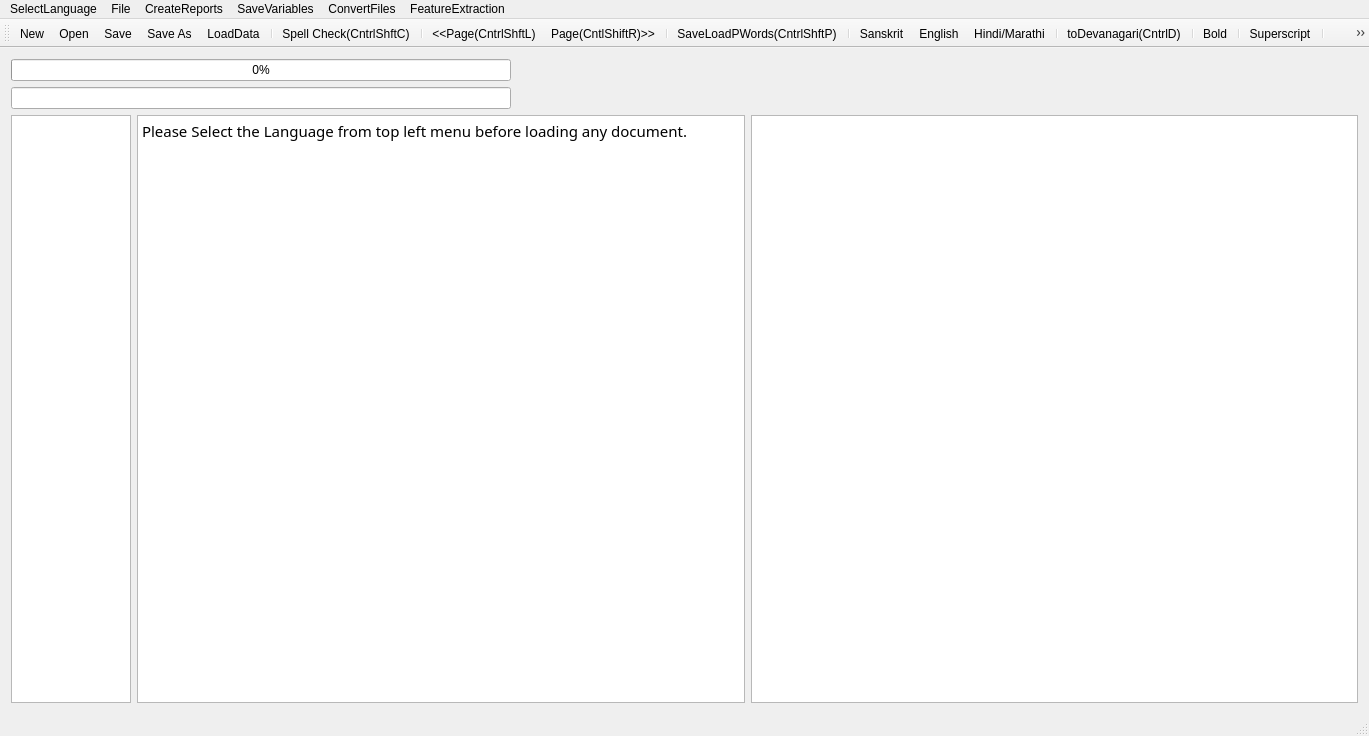
<?xml version="1.0" encoding="UTF-8"?>
<ui version="4.0">
 <class>MainWindow</class>
 <widget class="QMainWindow" name="MainWindow">
  <property name="geometry">
   <rect>
    <x>0</x>
    <y>0</y>
    <width>1369</width>
    <height>736</height>
   </rect>
  </property>
  <property name="mouseTracking">
   <bool>true</bool>
  </property>
  <property name="windowTitle">
   <string>MainWindow</string>
  </property>
  <widget class="QWidget" name="centralWidget">
   <layout class="QVBoxLayout" name="verticalLayout">
    <item>
     <widget class="QProgressBar" name="progressBar">
      <property name="maximumSize">
       <size>
        <width>500</width>
        <height>16777215</height>
       </size>
      </property>
      <property name="value">
       <number>0</number>
      </property>
      <property name="alignment">
       <set>Qt::AlignRight|Qt::AlignTrailing|Qt::AlignVCenter</set>
      </property>
     </widget>
    </item>
    <item>
     <widget class="QLineEdit" name="lineEdit">
      <property name="maximumSize">
       <size>
        <width>500</width>
        <height>16777215</height>
       </size>
      </property>
     </widget>
    </item>
    <item>
     <layout class="QHBoxLayout" name="horizontalLayout">
      <item>
       <widget class="QTextEdit" name="textEdit">
        <property name="maximumSize">
         <size>
          <width>120</width>
          <height>16777215</height>
         </size>
        </property>
        <property name="font">
         <font>
          <family>FreeSans</family>
          <italic>true</italic>
         </font>
        </property>
        <property name="sizeAdjustPolicy">
         <enum>QAbstractScrollArea::AdjustToContents</enum>
        </property>
        <property name="readOnly">
         <bool>true</bool>
        </property>
       </widget>
      </item>
      <item>
       <widget class="QTextBrowser" name="textBrowser">
        <property name="font">
         <font>
          <family>Shobhika</family>
          <pointsize>16</pointsize>
          <italic>false</italic>
         </font>
        </property>
        <property name="mouseTracking">
         <bool>true</bool>
        </property>
        <property name="sizeAdjustPolicy">
         <enum>QAbstractScrollArea::AdjustToContents</enum>
        </property>
        <property name="undoRedoEnabled">
         <bool>true</bool>
        </property>
        <property name="readOnly">
         <bool>false</bool>
        </property>
        <property name="html">
         <string>&lt;!DOCTYPE HTML PUBLIC &quot;-//W3C//DTD HTML 4.0//EN&quot; &quot;http://www.w3.org/TR/REC-html40/strict.dtd&quot;&gt;
&lt;html&gt;&lt;head&gt;&lt;meta name=&quot;qrichtext&quot; content=&quot;1&quot; /&gt;&lt;style type=&quot;text/css&quot;&gt;
p, li { white-space: pre-wrap; }
&lt;/style&gt;&lt;/head&gt;&lt;body style=&quot; font-family:'Shobhika'; font-size:16pt; font-weight:400; font-style:normal;&quot;&gt;
&lt;p style=&quot; margin-top:0px; margin-bottom:0px; margin-left:0px; margin-right:0px; -qt-block-indent:0; text-indent:0px;&quot;&gt;&lt;span style=&quot; font-family:'Ubuntu'; font-size:11pt;&quot;&gt;Please Select the Language from top left menu before loading any document.&lt;/span&gt;&lt;/p&gt;&lt;/body&gt;&lt;/html&gt;</string>
        </property>
        <property name="acceptRichText">
         <bool>true</bool>
        </property>
        <property name="textInteractionFlags">
         <set>Qt::LinksAccessibleByKeyboard|Qt::LinksAccessibleByMouse|Qt::TextBrowserInteraction|Qt::TextEditable|Qt::TextEditorInteraction|Qt::TextSelectableByKeyboard|Qt::TextSelectableByMouse</set>
        </property>
       </widget>
      </item>
      <item>
       <widget class="QGraphicsView" name="graphicsView">
        <property name="sizeAdjustPolicy">
         <enum>QAbstractScrollArea::AdjustIgnored</enum>
        </property>
        <property name="alignment">
         <set>Qt::AlignCenter</set>
        </property>
        <property name="renderHints">
         <set>QPainter::NonCosmeticDefaultPen</set>
        </property>
        <property name="dragMode">
         <enum>QGraphicsView::ScrollHandDrag</enum>
        </property>
        <property name="transformationAnchor">
         <enum>QGraphicsView::AnchorViewCenter</enum>
        </property>
        <property name="resizeAnchor">
         <enum>QGraphicsView::AnchorViewCenter</enum>
        </property>
       </widget>
      </item>
     </layout>
    </item>
   </layout>
   <zorder>lineEdit</zorder>
   <zorder>progressBar</zorder>
  </widget>
  <widget class="QMenuBar" name="menuBar">
   <property name="geometry">
    <rect>
     <x>0</x>
     <y>0</y>
     <width>1369</width>
     <height>21</height>
    </rect>
   </property>
   <widget class="QMenu" name="menuOCR_Correction_Window">
    <property name="title">
     <string>File</string>
    </property>
    <addaction name="actionNew"/>
    <addaction name="actionOpen"/>
    <addaction name="actionSave"/>
    <addaction name="actionSave_As"/>
    <addaction name="actionSpell_Check"/>
    <addaction name="actionLoad_Next_Page"/>
    <addaction name="actionLoad_Prev_Page"/>
    <addaction name="separator"/>
    <addaction name="actionLoadGDocPage"/>
    <addaction name="actionToDevanagari"/>
    <addaction name="actionLoadData"/>
    <addaction name="actionLoadDict"/>
    <addaction name="actionLoadOCRWords"/>
    <addaction name="actionLoadDomain"/>
    <addaction name="actionLoadSubPS"/>
    <addaction name="actionLoadConfusions"/>
    <addaction name="actionSugg"/>
    <addaction name="actionToSlp1"/>
   </widget>
   <widget class="QMenu" name="menuCreateReports">
    <property name="title">
     <string>CreateReports</string>
    </property>
    <addaction name="actionCreateBest2OCR"/>
    <addaction name="actionCreateSuggestionLog"/>
    <addaction name="actionCreateSuggestionLogNearestPriority"/>
    <addaction name="actionErrorDetectionRep"/>
    <addaction name="actionErrorDetectWithoutAdaptation"/>
    <addaction name="actionErrorDetectionRepUniq"/>
   </widget>
   <widget class="QMenu" name="menuSaveVariables">
    <property name="title">
     <string>SaveVariables</string>
    </property>
    <addaction name="actionCPair"/>
    <addaction name="actionPrimarySecOCRPair"/>
    <addaction name="actionCPairIEROcrVsCorrect"/>
    <addaction name="actionCPairGEROcrVsCorrect"/>
   </widget>
   <widget class="QMenu" name="menuConvertFiles">
    <property name="title">
     <string>ConvertFiles</string>
    </property>
    <addaction name="actionToSlp1_2"/>
    <addaction name="actionToDev"/>
    <addaction name="actionExtractDev"/>
    <addaction name="actionEditDistRep"/>
    <addaction name="actionConfusionFreqHist"/>
    <addaction name="actionFilterOutGT50EditDisPairs"/>
   </widget>
   <widget class="QMenu" name="menuFeatureExtraction">
    <property name="title">
     <string>FeatureExtraction</string>
    </property>
    <addaction name="actionPrepareFeatures"/>
   </widget>
   <widget class="QMenu" name="menuSelectLanguage">
    <property name="title">
     <string>SelectLanguage</string>
    </property>
    <addaction name="actionSanskrit"/>
    <addaction name="actionHindi"/>
    <addaction name="actionEnglish"/>
   </widget>
   <addaction name="menuSelectLanguage"/>
   <addaction name="menuOCR_Correction_Window"/>
   <addaction name="menuCreateReports"/>
   <addaction name="menuSaveVariables"/>
   <addaction name="menuConvertFiles"/>
   <addaction name="menuFeatureExtraction"/>
  </widget>
  <widget class="QToolBar" name="mainToolBar">
   <attribute name="toolBarArea">
    <enum>TopToolBarArea</enum>
   </attribute>
   <attribute name="toolBarBreak">
    <bool>false</bool>
   </attribute>
   <addaction name="actionNew"/>
   <addaction name="actionOpen"/>
   <addaction name="actionSave"/>
   <addaction name="actionSave_As"/>
   <addaction name="actionLoadData"/>
   <addaction name="separator"/>
   <addaction name="actionSpell_Check"/>
   <addaction name="separator"/>
   <addaction name="actionLoad_Prev_Page"/>
   <addaction name="actionLoad_Next_Page"/>
   <addaction name="separator"/>
   <addaction name="actionLoadGDocPage"/>
   <addaction name="separator"/>
   <addaction name="actionSanskrit"/>
   <addaction name="actionEnglish"/>
   <addaction name="actionHindi"/>
   <addaction name="separator"/>
   <addaction name="actionToDevanagari"/>
   <addaction name="separator"/>
   <addaction name="actionBold"/>
   <addaction name="separator"/>
   <addaction name="actionSuperscript"/>
   <addaction name="separator"/>
   <addaction name="actionSubscript"/>
   <addaction name="separator"/>
  </widget>
  <widget class="QStatusBar" name="statusBar"/>
  <action name="actionOpen">
   <property name="icon">
    <iconset resource="AppResources.qrc">
     <normaloff>:/Images/open.png</normaloff>:/Images/open.png</iconset>
   </property>
   <property name="text">
    <string>Open</string>
   </property>
   <property name="shortcut">
    <string>Ctrl+O</string>
   </property>
  </action>
  <action name="actionSave">
   <property name="icon">
    <iconset resource="AppResources.qrc">
     <normaloff>:/Images/save.png</normaloff>:/Images/save.png</iconset>
   </property>
   <property name="text">
    <string>Save</string>
   </property>
   <property name="shortcut">
    <string>Ctrl+S</string>
   </property>
  </action>
  <action name="actionSave_As">
   <property name="icon">
    <iconset resource="AppResources.qrc">
     <normaloff>:/Images/save-as.png</normaloff>:/Images/save-as.png</iconset>
   </property>
   <property name="text">
    <string>Save As</string>
   </property>
   <property name="shortcut">
    <string>Ctrl+Shift+S</string>
   </property>
  </action>
  <action name="actionNew">
   <property name="icon">
    <iconset resource="AppResources.qrc">
     <normaloff>:/Images/New.png</normaloff>:/Images/New.png</iconset>
   </property>
   <property name="text">
    <string>New</string>
   </property>
   <property name="shortcut">
    <string>Ctrl+N</string>
   </property>
  </action>
  <action name="actionSpell_Check">
   <property name="text">
    <string>Spell Check(CntrlShftC)</string>
   </property>
   <property name="shortcut">
    <string>Ctrl+Shift+C</string>
   </property>
  </action>
  <action name="actionLoad_Next_Page">
   <property name="text">
    <string>Page(CntlShiftR)&gt;&gt;</string>
   </property>
   <property name="toolTip">
    <string>Page(CntlShiftR)&gt;&gt;</string>
   </property>
   <property name="shortcut">
    <string>Ctrl+Shift+R</string>
   </property>
  </action>
  <action name="actionLoad_Prev_Page">
   <property name="text">
    <string>&lt;&lt;Page(CntrlShftL)</string>
   </property>
   <property name="toolTip">
    <string>&lt;&lt;Page(CntrlShftL)</string>
   </property>
   <property name="shortcut">
    <string>Ctrl+Shift+L</string>
   </property>
  </action>
  <action name="actionLoadGDocPage">
   <property name="text">
    <string>Save&amp;LoadPWords(CntrlShftP)</string>
   </property>
   <property name="shortcut">
    <string>Ctrl+Shift+P</string>
   </property>
  </action>
  <action name="actionToDevanagari">
   <property name="text">
    <string>toDevanagari(CntrlD)</string>
   </property>
   <property name="shortcut">
    <string>Ctrl+D</string>
   </property>
  </action>
  <action name="actionLoadData">
   <property name="text">
    <string>LoadData</string>
   </property>
  </action>
  <action name="actionLoadDict">
   <property name="text">
    <string>LoadDict</string>
   </property>
  </action>
  <action name="actionLoadOCRWords">
   <property name="text">
    <string>LoadOCRWords</string>
   </property>
  </action>
  <action name="actionLoadDomain">
   <property name="text">
    <string>LoadDomain</string>
   </property>
  </action>
  <action name="actionLoadSubPS">
   <property name="text">
    <string>LoadSubPS</string>
   </property>
  </action>
  <action name="actionLoadConfusions">
   <property name="text">
    <string>LoadConfusions</string>
   </property>
  </action>
  <action name="actionSugg">
   <property name="text">
    <string>sugg</string>
   </property>
   <property name="shortcut">
    <string>Menu</string>
   </property>
  </action>
  <action name="actionCreateBest2OCR">
   <property name="text">
    <string>CreateBest2OCR</string>
   </property>
  </action>
  <action name="actionToSlp1">
   <property name="text">
    <string>toSlp1</string>
   </property>
   <property name="shortcut">
    <string>Ctrl+G</string>
   </property>
  </action>
  <action name="actionCreateSuggestionLog">
   <property name="text">
    <string>CreateSuggestionLog</string>
   </property>
  </action>
  <action name="actionCreateSuggestionLogNearestPriority">
   <property name="text">
    <string>CreateSuggestionLogNearestPriority</string>
   </property>
  </action>
  <action name="actionErrorDetectionRep">
   <property name="text">
    <string>ErrorDetectionRep</string>
   </property>
  </action>
  <action name="actionErrorDetectWithoutAdaptation">
   <property name="text">
    <string>ErrorDetectWithoutAdaptation</string>
   </property>
  </action>
  <action name="actionCPair">
   <property name="text">
    <string>CPair</string>
   </property>
  </action>
  <action name="actionToSlp1_2">
   <property name="text">
    <string>toSlp1</string>
   </property>
  </action>
  <action name="actionToDev">
   <property name="text">
    <string>toDev</string>
   </property>
  </action>
  <action name="actionExtractDev">
   <property name="text">
    <string>ExtractDevWords</string>
   </property>
   <property name="toolTip">
    <string>ExtractDevWords</string>
   </property>
  </action>
  <action name="actionPrimarySecOCRPair">
   <property name="text">
    <string>PrimarySecOCRPairs</string>
   </property>
  </action>
  <action name="actionCPairIEROcrVsCorrect">
   <property name="text">
    <string>CPairIEROcrVsCorrect</string>
   </property>
  </action>
  <action name="actionEditDistRep">
   <property name="text">
    <string>EditDistRep</string>
   </property>
  </action>
  <action name="actionConfusionFreqHist">
   <property name="text">
    <string>ConfusionFreqHist</string>
   </property>
  </action>
  <action name="actionCPairGEROcrVsCorrect">
   <property name="text">
    <string>CPairGEROcrVsCorrect</string>
   </property>
  </action>
  <action name="actionFilterOutGT50EditDisPairs">
   <property name="text">
    <string>FilterOutGT50EditDisPairs</string>
   </property>
  </action>
  <action name="actionPrepareFeatures">
   <property name="text">
    <string>PrepareFeatures</string>
   </property>
  </action>
  <action name="actionErrorDetectionRepUniq">
   <property name="text">
    <string>ErrorSuggRepUniq</string>
   </property>
  </action>
  <action name="actionSanskrit">
   <property name="text">
    <string>Sanskrit</string>
   </property>
  </action>
  <action name="actionHindi">
   <property name="text">
    <string>Hindi/Marathi</string>
   </property>
  </action>
  <action name="actionEnglish">
   <property name="text">
    <string>English</string>
   </property>
   <property name="toolTip">
    <string>English</string>
   </property>
  </action>
  <action name="actionBold">
   <property name="icon">
    <iconset resource="AppResources.qrc">
     <normaloff>:/Images/bold.png</normaloff>:/Images/bold.png</iconset>
   </property>
   <property name="text">
    <string>Bold</string>
   </property>
  </action>
  <action name="actionSuperscript">
   <property name="icon">
    <iconset resource="AppResources.qrc">
     <normaloff>:/Images/superscript.png</normaloff>:/Images/superscript.png</iconset>
   </property>
   <property name="text">
    <string>Superscript</string>
   </property>
  </action>
  <action name="actionSubscript">
   <property name="icon">
    <iconset resource="AppResources.qrc">
     <normaloff>:/Images/subscript.png</normaloff>:/Images/subscript.png</iconset>
   </property>
   <property name="text">
    <string>Subscript</string>
   </property>
  </action>
 </widget>
 <layoutdefault spacing="6" margin="11"/>
 <tabstops>
  <tabstop>textBrowser</tabstop>
  <tabstop>graphicsView</tabstop>
 </tabstops>
 <resources>
  <include location="AppResources.qrc"/>
 </resources>
 <connections/>
</ui>
